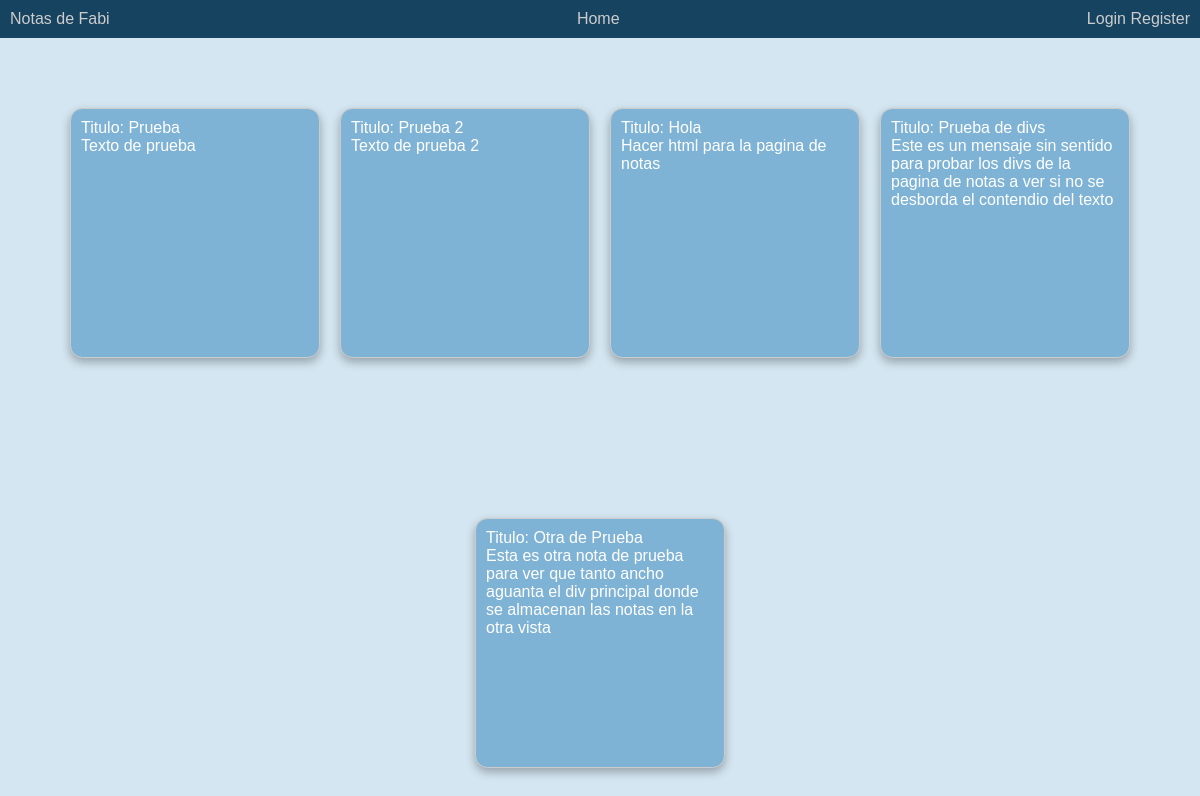
The app's page /notes/ (signed in) with its own data.
### mycrudapp/models.py (models this page shows, shortened)
class Users(models.Model):
    user_name = models.CharField(max_length=200, unique= True)
    email = models.EmailField(max_length=200, unique = True)
    password = models.CharField(max_length=200)

class Mynotes(models.Model):
    title = models.CharField(max_length=200)
    content = models.CharField(max_length=500)
    user_name = models.ForeignKey(Users, on_delete= models.CASCADE)

### mycrudapp/views.py (the view)
# urls.py: path('notes/', views.Notes, name='notes')
def Notes(request):
    user_name = request.session.get('user_name')
    try:
        user = Users.objects.get(user_name = user_name)
        notes = Mynotes.objects.filter(user_name = user)
        return render( request, 'notes.html', {'notes': notes, 'user_name': user_name})
    except Users.DoesNotExist:
        messages.error(request, 'El usuario no existe')

### mycrudapp/templates/notes.html (shortened to what this page needs)
{% load static %}
<!DOCTYPE html>
<html lang="en">
<head>
    <link rel="stylesheet" href="{% static 'styles/notes.css' %}">
</head>
<body>
    {% block content %}
    <nav class="nav-content">
        <p>Notas de {{user_name}}</p>
        <li><a href="/home">Home</a></li>
        <li><a href="/register-login">Login Register</a></li>
    </nav>
    <div class="content-for">
        {% for note in notes %}
        <div class="note-content">
            <p>Titulo: {{note.title}}</p>
            <p>{{ note.content }}</p>
        </div>
        {% endfor %}
    </div>
    {% endblock %}
</body>
</html>

### mycrudapp/static/styles/notes.css (style rules this page uses)
* { margin: 0; padding: 0; font-family: "Helvetica", sans-serif; }
.nav-content { display: flex; justify-content: space-between; padding: 10px; background: #154360; color: #ccc; }
.nav-content a { text-decoration: none; color: #ccc; }
.nav-content li { list-style: none; }
.content-for { display: flex; justify-content: center; align-items: center; height: 100vh; flex-wrap: wrap; gap: 20px; background: #d4e6f1 ; }
.note-content { display: 1 1 30% flex; box-sizing: border-box; background: #7fb3d5 ; color: white; box-shadow: 0px 4px 10px rgba(0, 0, 0, 0.3); border: 1px solid #ccc; border-radius: 5%; width: 250px; height: 250px; overflow-y: auto; overflow-x: hidden; text-overflow: ellipsis; word-wrap: break-word; padding: 10px; }

### records on screen
Users: user_name "Fabi"
Mynotes: title "Prueba", content "Texto de prueba"
Mynotes: title "Prueba 2", content "Texto de prueba 2"
Mynotes: title "Hola", content "Hacer html para la pagina de notas"
Mynotes: title "Prueba de divs", content "Este es un mensaje sin sentido para probar los divs de la pagina de notas a ver si no se desborda el contendio del texto"
Mynotes: title "Otra de Prueba", content "Esta es otra nota de prueba para ver que tanto ancho aguanta el div principal donde se almacenan las notas en la otra vista"
